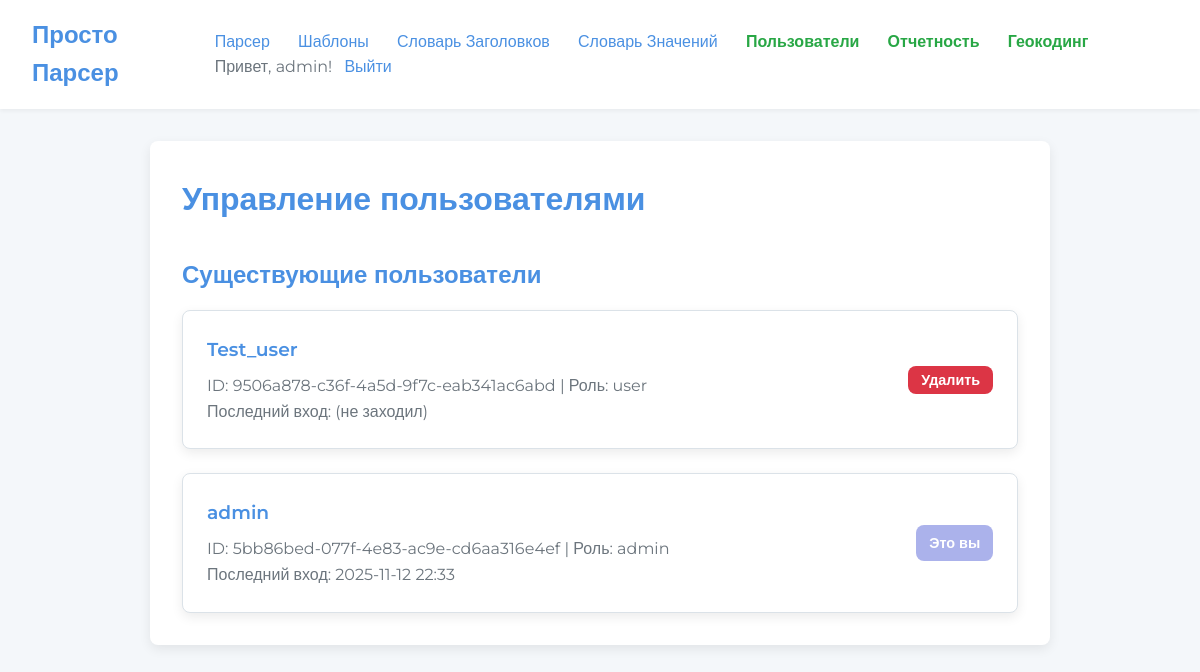
Page /admin/users (signed in) on the committed database.
### app/models.py (models this page shows, shortened)
class User(UserMixin, db.Model):
    __tablename__ = 'user'
    id = db.Column(db.String(36), primary_key=True, default=lambda: str(uuid.uuid4()))
    username = db.Column(db.String(64), index=True, unique=True, nullable=False)
    password_hash = db.Column(db.String(256), nullable=False)
    role = db.Column(db.String(10), nullable=False, default='user', index=True)  # 'user' or 'admin'
    last_login = db.Column(db.DateTime, nullable=True)
    task_logs = db.relationship('TaskLog', back_populates='owner', lazy='dynamic')

### app/routes/admin.py (the view)
@admin_bp.route('/users')
def users_list():
    users = user_service.get_all_users()
    return render_template('admin_users.html', users=users)

### app/routes/admin.py (called while the page is built)
@admin_bp.before_request
@login_required
@admin_required
def ensure_admin():
    pass

### app/services/user_service.py (called while the page is built)
def get_user_by_id(user_id):
    return db.session.get(User, user_id)

def get_all_users():
    return User.query.order_by(User.username).all()

### app/templates/admin_users.html (shortened to what this page needs)
{% extends "base.html" %}
{% block content %}
<div class="container">
    <h1>Управление пользователями</h1>
    <h2 style="margin-top: 2rem;">Существующие пользователи</h2>
    <div class="item-list">
    {% for user in users %}
        <div class="item-card">
            <div class="item-card-content">
                <h3>{{ user.username }}</h3>
                <p style="color: #6c757d; line-height: 1.6;">
                    ID: {{ user.id }} | Роль: {{ user.role }} <br>
                    {% if user.last_login %}
                        Последний вход: {{ user.last_login.strftime('%Y-%m-%d %H:%M') }}
                    {% else %}
                        Последний вход: (не заходил)
                    {% endif %}
                </p>
                </div>
            <div class="item-card-actions">
                {% if user.id != current_user.id %}
                <form action="{{ url_for('admin.delete_user') }}" method="POST" onsubmit="return confirm('Удалить этого пользователя?');">
                    <button type="submit" class="btn btn-danger btn-sm">Удалить</button>
                </form>
                {% else %}
                <span class="btn btn-secondary btn-sm" style="opacity: 0.5; cursor: not-allowed;">Это вы</span>
                {% endif %}
            </div>
        </div>
    {% endfor %}
    </div>
</div>
{% endblock %}

### app/templates/base.html (shortened to what this page needs)
<!DOCTYPE html>
<html lang="ru">
<head>
    <link rel="stylesheet" href="{{ url_for('static', filename='css/styles.css') }}">
</head>
<body>
    <header class="navbar">
        <div class="logo">Просто Парсер</div>
        <nav class="nav-links">
            {% if current_user.is_authenticated %}
                <a href="{{ url_for('main.index') }}">Парсер</a>
                <a href="{{ url_for('templates.list') }}">Шаблоны</a>
                <a href="{{ url_for('dictionaries.dictionary_ui') }}">Словарь Заголовков</a>
                <a href="{{ url_for('dictionaries.value_dictionary_ui') }}">Словарь Значений</a>
                {% if current_user.role == 'admin' %}
                    <a href="{{ url_for('admin.users_list') }}" style="color: var(--success-color); font-weight: 700; margin-left: 1.5rem;">Пользователи</a>
                    <a href="{{ url_for('admin.reports') }}" style="color: var(--success-color); font-weight: 700; margin-left: 1.5rem;">Отчетность</a>
                    <a href="{{ url_for('admin.geocoding_ui') }}" style="color: var(--success-color); font-weight: 700; margin-left: 1.5rem;">Геокодинг</a>
                {% endif %}
                <span style="margin-left: 1.5rem; color: #6c757d;">Привет, {{ current_user.username }}!</span>
                <a href="{{ url_for('auth.logout') }}" style="margin-left: 0.5rem;">Выйти</a>
            {% else %}
                <a href="{{ url_for('auth.login') }}">Войти</a>
            {% endif %}
        </nav>
    </header>
    <main>
        {% block content %}{% endblock %}
    </main>
    </body>
</html>

### app/static/css/styles.css (style rules this page uses)
:root { --primary-color: #4a90e2; --primary-hover-color: #357ABD; --secondary-color: #f4f7fa; --background-color: #ffffff; --text-color: #333; --border-color: #dbe2e8; --success-color: #28a745; --error-color: #dc3545; --font-family: 'Montserrat', sans-serif; --border-radius: 8px; --box-shadow: 0 4px 12px rgba(0, 0, 0, 0.08); }
* { box-sizing: border-box; margin: 0; padding: 0; }
body { font-family: var(--font-family); background-color: var(--secondary-color); color: var(--text-color); line-height: 1.6; }
.container { max-width: 900px; margin: 2rem auto; padding: 2rem; background: var(--background-color); border-radius: var(--border-radius); box-shadow: var(--box-shadow); }
h1, h2, h3 { margin-bottom: 1rem; color: var(--primary-color); font-weight: 600; }
a { color: var(--primary-color); text-decoration: none; transition: color 0.3s ease; }
.navbar { background: var(--background-color); padding: 1rem 2rem; box-shadow: 0 2px 4px rgba(0,0,0,0.05); display: flex; justify-content: space-between; align-items: center; margin-bottom: 2rem; }
.navbar .logo { font-size: 1.5rem; font-weight: 700; color: var(--primary-color); }
.navbar .nav-links a { margin-left: 1.5rem; font-weight: 500; font-size: 1rem; }
.btn { display: inline-block; padding: 0.8rem 1.5rem; border: none; border-radius: var(--border-radius); font-size: 1rem; font-weight: 600; cursor: pointer; text-align: center; transition: background-color 0.3s, transform 0.2s; }
.btn-secondary { background-color: #5a67d8; color: white; }
.btn-danger { background-color: var(--error-color); color: white; }
.btn-sm { padding: 0.4rem 0.8rem; font-size: 0.9rem; }
.item-list { display: grid; grid-template-columns: 1fr; gap: 1.5rem; }
.item-card { background: var(--background-color); border: 1px solid var(--border-color); border-radius: var(--border-radius); box-shadow: var(--box-shadow); padding: 1.5rem; display: flex; justify-content: space-between; align-items: center; transition: transform 0.2s, box-shadow 0.2s; }
.item-card-content h3 { margin: 0 0 0.5rem 0; }
.item-card-actions { display: flex; gap: 0.5rem; }

### rows in the picture
User: username "admin", id "5bb86bed-077f-4e83-ac9e-cd6aa316e4ef", role "admin", last_login "2025-11-12 22:33", shows "Это вы"
User: username "Test_user", id "9506a878-c36f-4a5d-9f7c-eab341ac6abd", role "user", shows "Последний вход: (не заходил)"
